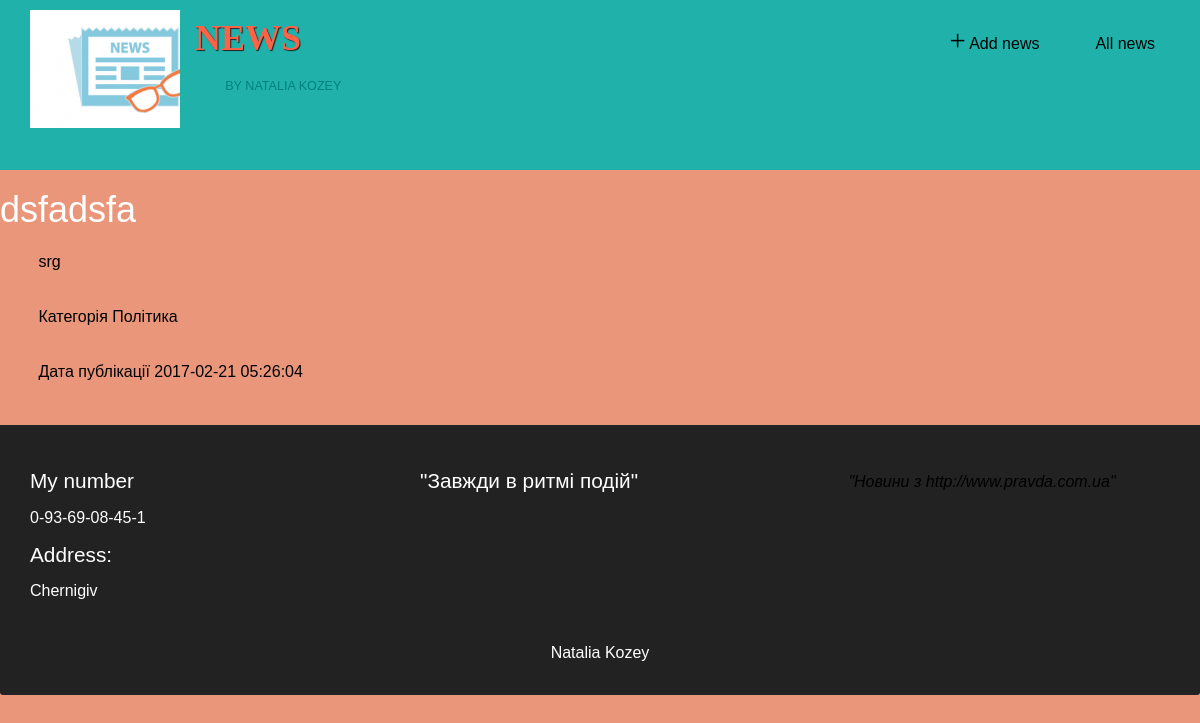
Page /news.php on the committed database.
### tables this page shows
CREATE TABLE IF NOT EXISTS `News` (
  `id` int(10) unsigned NOT NULL AUTO_INCREMENT,
  `title` varchar(200) NOT NULL,
  `category` set('Політика','Наука','Культура','Релігія','Економіка') NOT NULL,
  `date` datetime NOT NULL,
  `aticle` text NOT NULL,
  `status` set('published','not published','','') NOT NULL,
  `tizer` text NOT NULL,
  PRIMARY KEY (`id`),
  UNIQUE KEY `id` (`id`)
);

### news.php (the view, shortened to what this page needs)
<!DOCTYPE html >
<html>
  <head>
      <link rel="stylesheet" href="css/bootstrap.min.css">
      <link rel="stylesheet" href="css/my_style.css">
  </head>
	<body>
		<?php include('header.php')  ?>
		<?php
		$id = $_GET['id'];
		$result = mysql_query(" SELECT * FROM News WHERE id='$id'
			");
		$row = mysql_fetch_array($result);
		?>
		<h1><?php echo $row['title'] ?></h1>
			<p id='aticle'><?php echo $row['aticle'] ?></p>
			<p>Категорія <?php echo $row['category'] ?></p>
			<p>Дата публікації <?php echo $row['date'] ?></p>
		<?php include('footer.php')  ?>
	</body>
</html>

### css/my_style.css (style rules this page uses)
body { font-size: 16px; color: #fff; background-color: #E9967A; font-family: 'Oxygen', sans-serif; padding: 0 0 0 0 ; }
p { color: #000000; padding: 0.7em; text-align: justify; text-indent: 1.7em; }

### rows in the picture
news: title "dsfadsfa", aticle "srg", category "Політика", date "2017-02-21 05:26:04"
